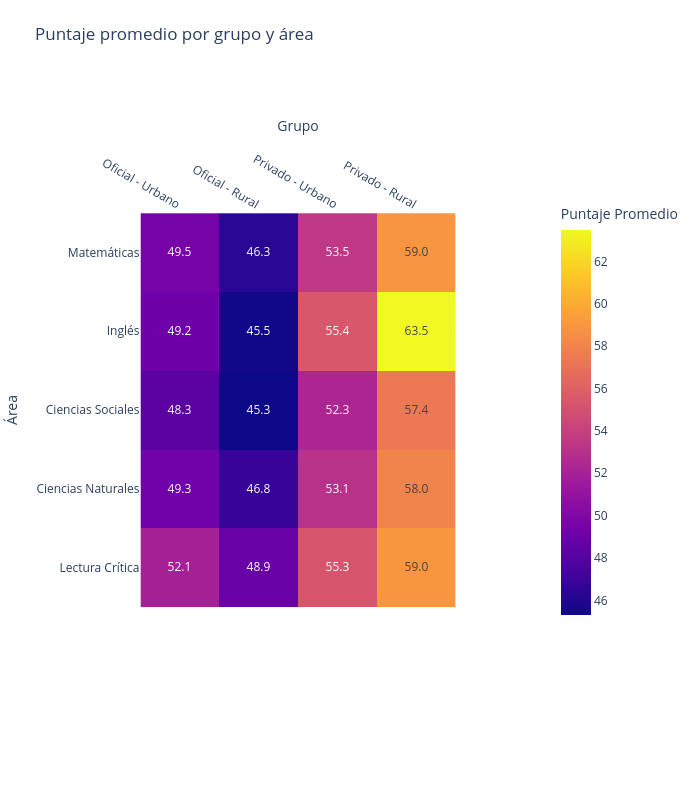

The cell this chart's notebook holds for it:
### Markdown cell above
## Heatmaps

### Code cell
tipo_colegio = "COLE_NATURALEZA"
zona_colegio = "COLE_AREA_UBICACION"

puntaje = "PUNT_GLOBAL" # PUNT_MATEMATICAS - PUNT_INGLES - PUNT_SOCIALES_CIUDADANAS PUNT_C_NATURALES - PUNT_LECTURA_CRITICA - PUNT_GLOBAL

areas =["PUNT_MATEMATICAS", "PUNT_INGLES", "PUNT_SOCIALES_CIUDADANAS", "PUNT_C_NATURALES", "PUNT_LECTURA_CRITICA"]
temporal = df[[tipo_colegio, zona_colegio]+ areas].dropna().copy()
temporal[tipo_colegio] = temporal[tipo_colegio].astype(str).str.lower().str.strip()
temporal[zona_colegio] = temporal[zona_colegio].astype(str).str.lower().str.strip()

def mapa_tipo(colegio):
    if "no oficial" in colegio:
        return "Privado"
    return "Oficial"

def mapa_zona(colegio):
    if "rural" in colegio:
        return "Rural"
    return "Urbano"

temporal["Tipo"] = temporal[tipo_colegio].map(mapa_tipo)
temporal["Zona"] = temporal[zona_colegio].map(mapa_zona)
temporal["Grupo"] = temporal["Tipo"] + " - " + temporal["Zona"]

temporal.drop(tipo_colegio, axis=1,inplace=True)
temporal.drop(zona_colegio, axis=1, inplace=True)

orden = ["Oficial - Urbano", "Oficial - Rural", "Privado - Urbano", "Privado - Rural"]

colores = colores = {
    "Oficial - Urbano": "#42fff9",
    "Oficial - Rural": "#fc9840",
    "Privado - Urbano": "#4eff4e",
    "Privado - Rural": "#b15fff",
}


tabla = (temporal.groupby("Grupo")[areas].mean().reindex(orden))
tabla = tabla.T
 

import plotly.express as px

fig = px.imshow(tabla,
                text_auto = ".1f",
                aspect = "equal",
                labels=dict(x="Grupo", y="Área", color= '#RdYlGn'),
                x=["Oficial - Urbano", "Oficial - Rural", "Privado - Urbano", "Privado - Rural"],
                y=["Matemáticas", "Inglés", "Ciencias Sociales", "Ciencias Naturales", "Lectura Crítica"]
               )
fig.update_xaxes(side="top")
fig.update_layout(
    title="Puntaje promedio por grupo y área",
    width=700,
    height=800,
    margin=dict(l=80, r=40, t=80, b=60),
    coloraxis_colorbar=dict(
        title="Puntaje Promedio",
        len=0.65,
        thickness=30,
        x=1.3
    )
)



fig.show()

### Figure 1 — Plotly figure (JSON) as saved in the notebook; plotly's stock layout.template omitted (floating-point values rounded to 4 significant figures)
{"data": [{"coloraxis": "coloraxis", "hovertemplate": "Grupo: %{x}<br>Área: %{y}<br>#RdYlGn: %{z}<extra></extra>", "name": "0", "texttemplate": "%{z:.1f}", "type": "heatmap", "x": ["Oficial - Urbano", "Oficial - Rural", "Privado - Urbano", "Privado - Rural"], "xaxis": "x", "y": ["Matemáticas", "Inglés", "Ciencias Sociales", "Ciencias Naturales", "Lectura Crítica"], "yaxis": "y", "z": [[49.52, 46.32, 53.5, 58.96], [49.21, 45.48, 55.45, 63.51], [48.34, 45.33, 52.3, 57.4], [49.31, 46.78, 53.1, 58.04], [52.05, 48.93, 55.33, 58.98]]}], "layout": {"coloraxis": {"colorbar": {"len": 0.65, "thickness": 30, "title": {"text": "Puntaje Promedio"}, "x": 1.3}, "colorscale": [[0, "#0d0887"], [0.1111, "#46039f"], [0.2222, "#7201a8"], [0.3333, "#9c179e"], [0.4444, "#bd3786"], [0.5556, "#d8576b"], [0.6667, "#ed7953"], [0.7778, "#fb9f3a"], [0.8889, "#fdca26"], [1, "#f0f921"]]}, "height": 800, "margin": {"b": 60, "l": 80, "r": 40, "t": 80}, "title": {"text": "Puntaje promedio por grupo y área"}, "width": 700, "xaxis": {"anchor": "y", "constrain": "domain", "domain": [0, 1], "scaleanchor": "y", "side": "top", "title": {"text": "Grupo"}}, "yaxis": {"anchor": "x", "autorange": "reversed", "constrain": "domain", "domain": [0, 1], "title": {"text": "Área"}}}}
